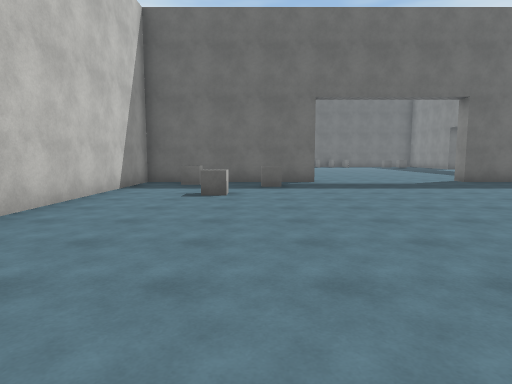
view 1 (above)

21 first-person views from a walk through a Unity game level. The camera is 1.5 m above the floor, tilts 6° down and sees 75° across. The floor is counted in squares, 2 m on a side. Each view is taken from the middle of a square. On the plan, view 1 faces up. The plan holds only what a view shows up to about 11 squares ahead; the rest is blank. The place goes on beyond the plan. The player character is not drawn. Surface patterns are stand-ins for the level's own textures.

view 2
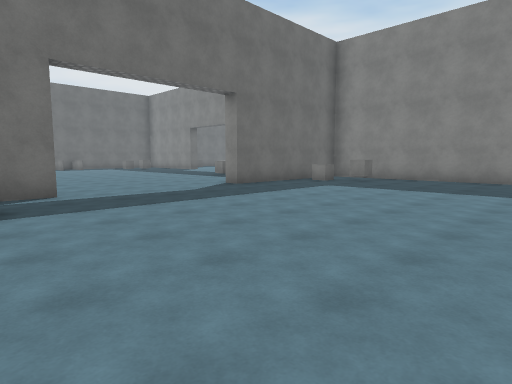

view 3
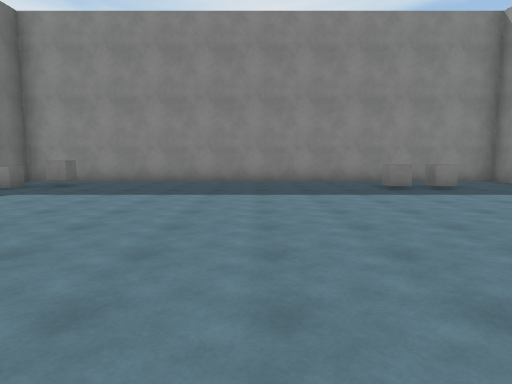

view 4
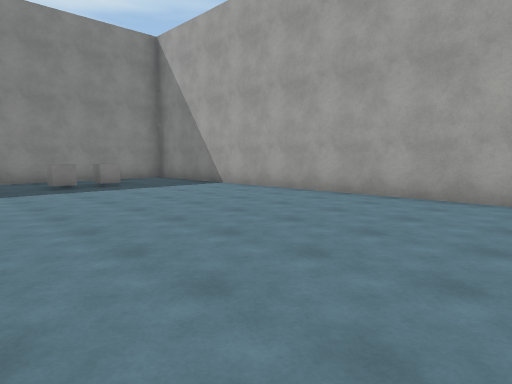

view 5
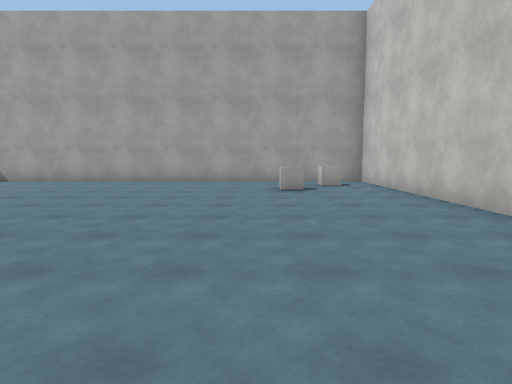

view 6
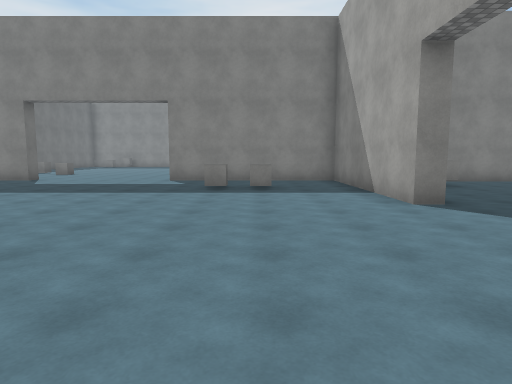

view 7
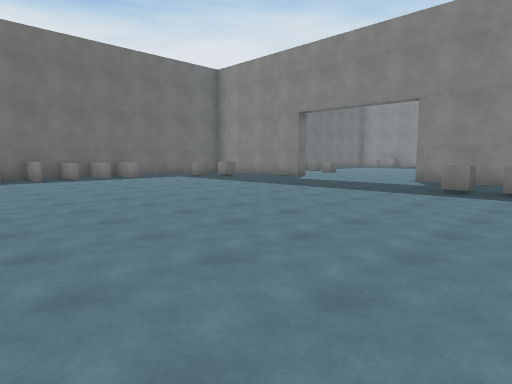

view 8
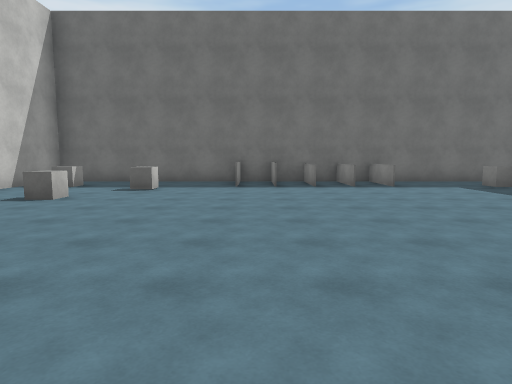

view 9
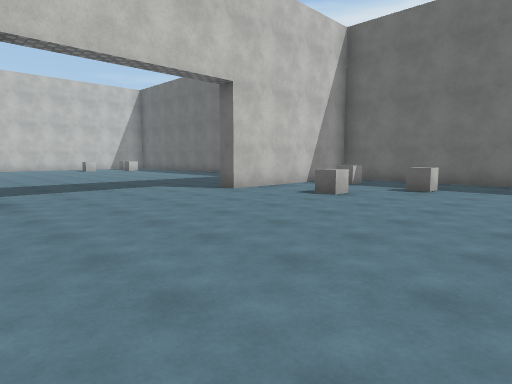

view 10
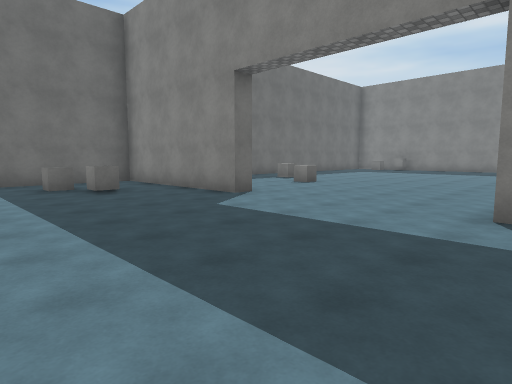

view 11
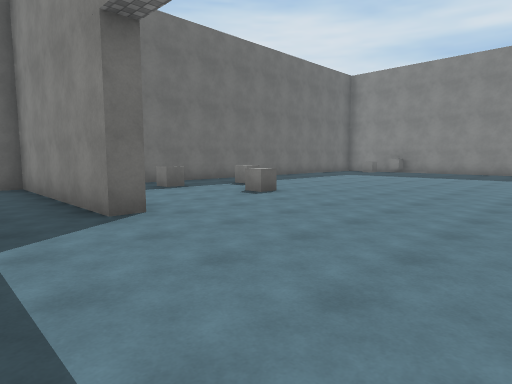

view 12
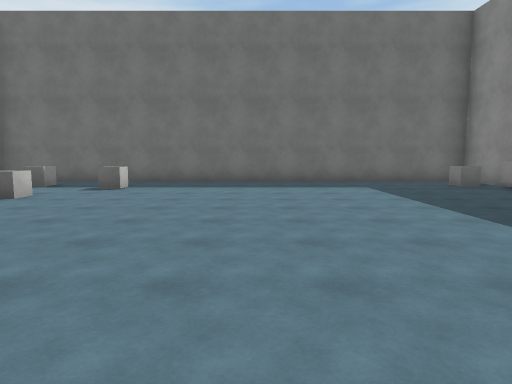

view 13
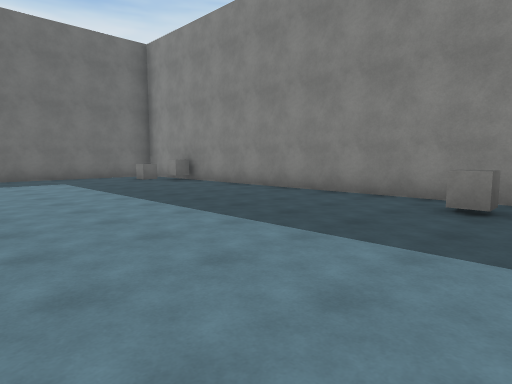

view 14
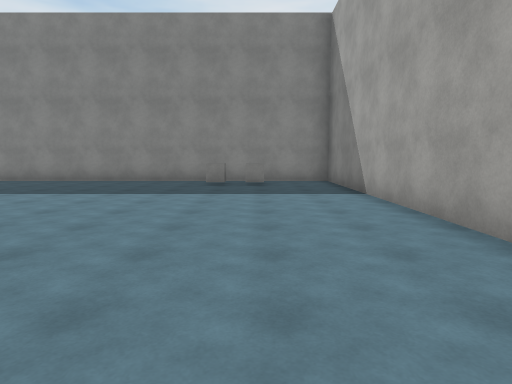

view 15
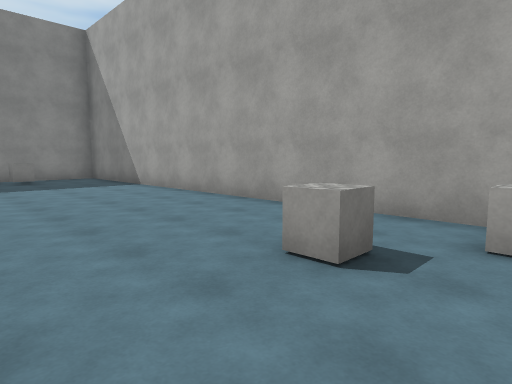

view 16
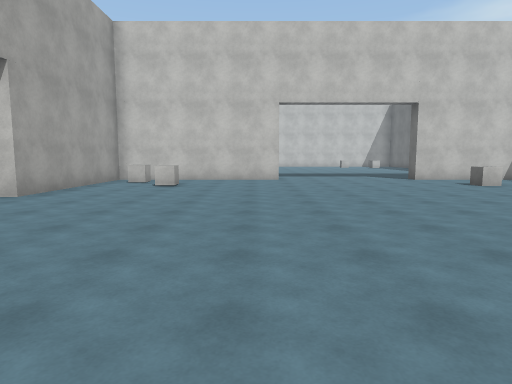

view 17
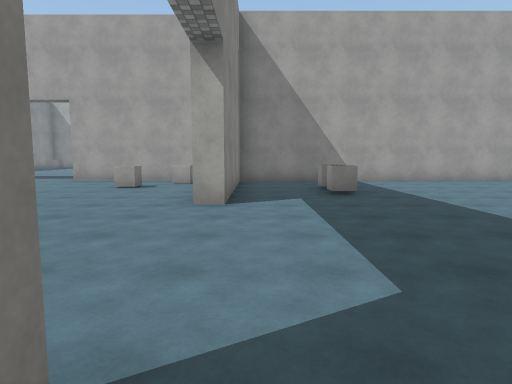

view 18
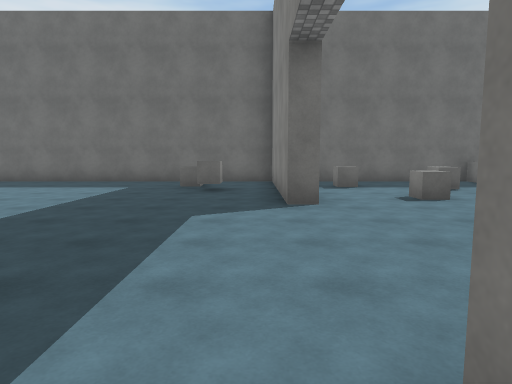

view 19
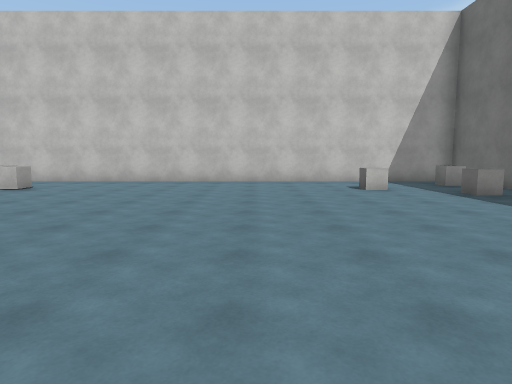

view 20
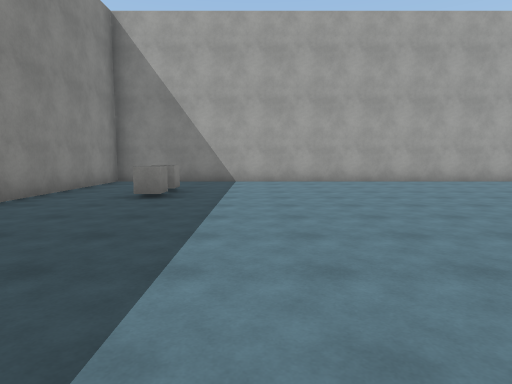

view 21
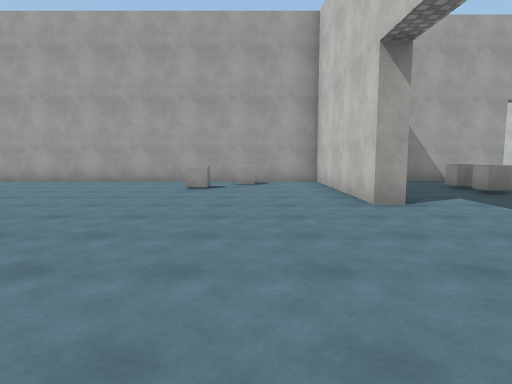

### Floor plan
Points are (right, up) in squares from view 1. A wall is a line through its corners. A room is listed if a view was taken in it or the views show most of it. See-through windows are left out.
Room 1 (views 1, 2, 3, 4, 5, 6, 7, 8, 9, 10, 11, 12, 13, 14, 15, 16, 17, 18, 19, 20, 21)
walls: (12.2, 20.2) (11.6, 20.2) (11.6, 25.2) (-3, 25.2) (-3, 20.2) (-3.5, 20.2) (-3.5, 24.8); (-3.5, 11) (-3.5, 15.8) (-3, 15.8) (-3, 10.5) (1.8, 10.5) (1.8, 10) (-3.2, 10) (-3.2, -4.3) (11.2, -4.3) (11.2, 10) (6.3, 10) (6.3, 10.5) (11.6, 10.5) (11.6, 15.8) (12.1, 15.8) (12.1, 10.7) (26.4, 10.7) (26.4, 25.2) (12.1, 25.2); (2.5, 24.8) (2.5, 25.2); (-3.4, 25.2) (-9.5, 25.2); (-9.5, 10.7) (-3.5, 10.7)
objects: other object (-6, 13); other object (-6, 14); other object (-6, 24); other object (-5, 22); other object (-2, -3); other object (-2, 9); other object (-2, 11); other object (-2, 23); other object (-1, -2); other object (-1, 7); other object (-1, 13); other object (-1, 21); other object (0, 8); other object (0, 23); other object (9, -2); other object (9, -1); other object (9, 9); other object (9, 13); other object (9, 14); other object (9, 23); other object (10, 8); other object (10, 22); other object (14, 12); other object (14, 24); other object (15, 13); other object (15, 21); other object (16, 23); other object (25, 13); other object (25, 14); other object (25, 24); other object (26, 23)

Positions as (right, up) in squares from view 1, and headings:
1: (0, 0), facing up
2: (0, 3), facing up-right
3: (1, 3), facing right
4: (0, 2), facing down-right
5: (0, 6), facing down
6: (1, 13), facing right
7: (1, 12), facing up-right
8: (3, 15), facing up
9: (3, 15), facing up-left
10: (7, 15), facing up-right
11: (10, 16), facing up-right
12: (20, 15), facing up
13: (20, 13), facing up-right
14: (16, 13), facing right
15: (14, 15), facing down-right
16: (8, 15), facing left
17: (-4, 21), facing down
18: (-4, 15), facing up
19: (7, 4), facing left
20: (7, 6), facing down
21: (14, 21), facing down
